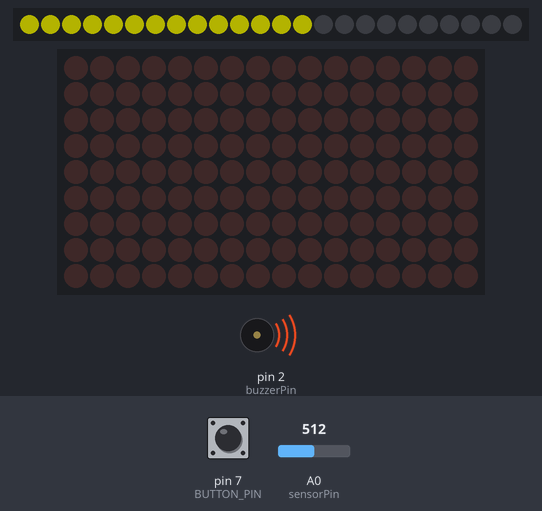
The sketch below on a simulated Arduino Uno, built with avr-gcc and run on an emulated ATmega328P. Shown: 24 RGB LEDs in strip order, left to right, 16×9 LED matrix, buzzer (waves = sounding). Inputs (shaded band) come from the test bench; at power-on: A0 (sensorPin) = 512, pin 7 (BUTTON_PIN) HIGH. Dim RGB values are drawn brighter than linear; random numbers use the default seed unless the sketch sets one; what the sketch prints to the serial monitor is not drawn.

Above: at 1.2 s.
1.3 s: A0 (sensorPin) set to 109
At 2.08 s:
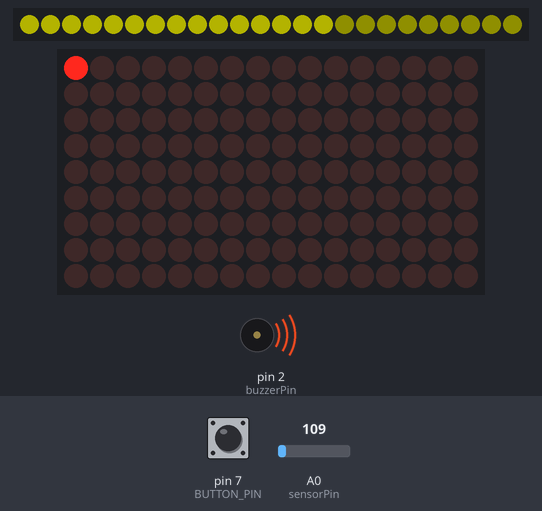
3.3 s: A0 (sensorPin) set to 96
At 4.13 s:
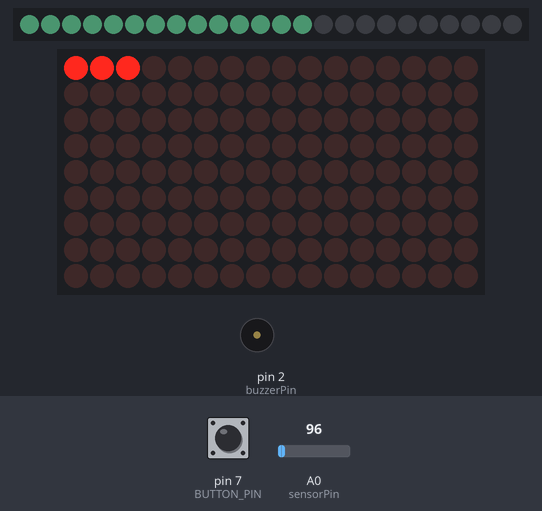
5.0 s: A0 (sensorPin) set to 122
At 6.18 s:
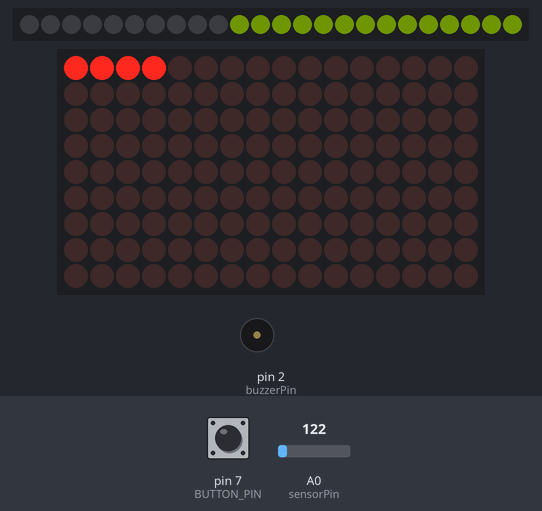
6.7 s: A0 (sensorPin) set to 38
At 9.16 s:
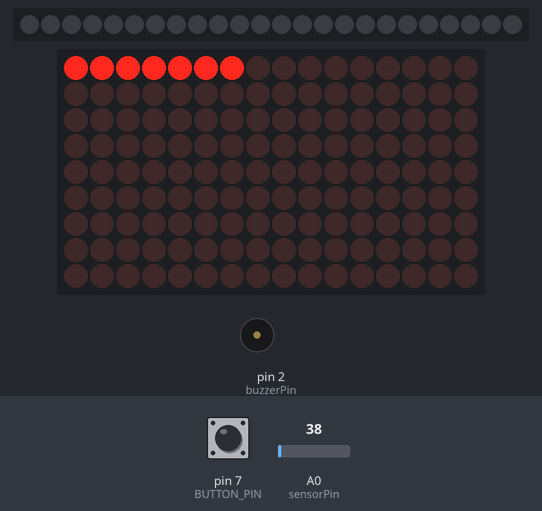
9.3 s: A0 (sensorPin) set to 306
At 10.29 s:
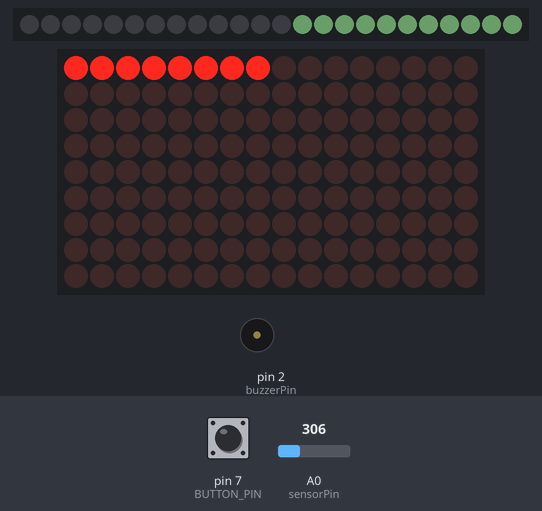
11.0 s: A0 (sensorPin) set to 14
At 14.5 s:
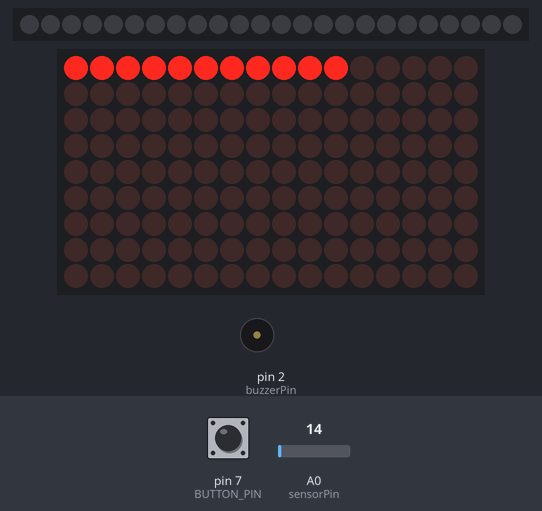
Timing chart, 0 to 16.0 s (numbered marks = the images above; inputs shaded):
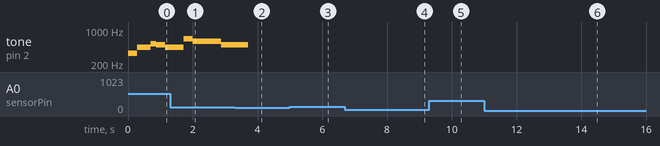

Measured:
- the behaviour switches between 105 and 104 on A0 (sensorPin) (found by bisection; images 1 and 2)

The sketch:

Maegans-box.ino
```cpp
// Box for Maegan
// 24-LED NeoPixel strip, piezo buzzer, Adafruit 9x16 Charlieplexed LED Matrix

#include <Adafruit_NeoPixel.h>
#include <Wire.h>
#include <Adafruit_GFX.h>
#include <Adafruit_IS31FL3731.h>
const int buzzerPin = 2;
const float tempo = 0.8;

// notes for Harry Potter theme song
#define E4  330
#define A4  440
#define C5  523
#define B4  494
#define A4  440
#define E5  659
#define D5  587
#define B4  494

int notes[] = {
  E4, A4, C5, B4,
  A4, E5, D5, B4
};
int duration[] = {         //duration of each note (in ms) Quarter Note is set to 250 ms
  350, 530, 210, 350,
  700, 350, 1100, 1050
};

#define NP_COUNT 24   // Amount of neopixels in strip
#define NP_PIN    3   // Digital IO pin connected to the NeoPixels
Adafruit_NeoPixel strip = Adafruit_NeoPixel(NP_COUNT, NP_PIN, NEO_GRB + NEO_KHZ800);

unsigned long prevMillisstrip = 0;
unsigned long prevMillisMatrix = 0;
unsigned long prevMillisBuzz = 0;

// constants won't change:
int stripCounter = 0;

// instantiate an LED matrix object using the constructor:
Adafruit_IS31FL3731 matrix = Adafruit_IS31FL3731();
int fillx = 2;
int filly = 0;
long minute = 60000;
unsigned long lastMinute = 0;
long lastPixel = 0;
int fillMax = 5;
int fillMin = 2;
int slideMax = 13;
int fillGoFlag = 1;
long perimeterLast = 0;
int pxit = 0;
int pyit = 0;
long perimeterWait = 1277;
//long perimeterWait = 10;
int perimeterMode = 1; // 1 == on, 0 == off.
int perimeterx[] =
{
  0, 1, 2, 3, 4, 5, 6, 7, 8, 9, 10, 11, 12, 13, 14, 15,
  15, 15, 15, 15, 15, 15, 15, 15, 14, 13, 12, 11, 10,
  9, 8, 7, 6, 5, 4, 3, 2, 1, 0, 0, 0, 0, 0, 0, 0, 0, 0
};
int perimetery[] =
{
  0, 0, 0, 0, 0, 0, 0, 0, 0, 0, 0, 0, 0, 0, 0, 0,
  1, 2, 3, 4, 5, 6, 7, 8, 8 ,8, 8, 8, 8, 8, 8, 8,
  8, 8, 8, 8, 8, 8, 8, 7, 6, 5, 4, 3, 2, 1, 0
};
long radiusLast = 0;
int expx = random(16);
int expy = random(9);
int radius = 0;
unsigned long randomPixelLast;
int randomIteration = 0;
uint32_t c;
unsigned long colorWipeLast = 0;
int i = 0;
int sensorPin = A0;    // select the input pin for the potentiometer
int sensorValue = 0;  // variable to store the value coming from the sensor
#define BUTTON_PIN   7
int noteIndex = 0;
bool oldState = HIGH;
int showType = 0;
long r;
long g;
long b;

void setup() {
  // Setup print to console for debugging:
  Serial.begin(9600);
  pinMode(BUTTON_PIN, INPUT_PULLUP);
  strip.begin();
  strip.show(); // Initialize all pixels to 'off'
  if (! matrix.begin()) {
    Serial.println("IS31 not found");
    while (1);
  }
  Serial.println("IS31 found!");
}

void loop()
{
  // Get current button state.
  bool newState = digitalRead(BUTTON_PIN);
  Serial.println(newState);

  // Check if state changed from high to low (button press).
  if (newState == LOW && oldState == HIGH)
  {
    // Short delay to debounce button.
    delay(20);
    // Check if button is still low after debounce.
    newState = digitalRead(BUTTON_PIN);
    if (newState == LOW)
    {
      showType++;
      if (showType > 2)
        showType=0;
//    startShow(showType);
      Serial.print("newState:");
      Serial.println(newState);
      Serial.print("showType:");
      Serial.println(showType);
    }
  }
  // Set the last button state to the old state.
  oldState = newState;
  startShow(showType);
  sensorValue = analogRead(sensorPin);
  Serial.println(sensorValue);

  timeFiller(300);
  perimeter();
  randomColorWipe(80, 0);
  harryPotterSong();
//  stripMagic(500, 0);
//  randomPixel(20, 100);
}


////////////////function declaration section////////////////

void startShow(int i)
{
  switch(i)
  {
    case 0: timeFiller(300);
            perimeter();
            randomColorWipe(80, 0);
            harryPotterSong();
            break;
    case 1:
            break;
    case 2:
            break;
  }
}


void randomColorWipe(uint8_t wait, int d)
{
  unsigned long colorWipeClock = millis();
  if(colorWipeClock - colorWipeLast >= wait)
  {
    if(i == 0) // only change the color at beginning of cycle
    {
      r = randomColorPicker(0,5);
      g = randomColorPicker(0,5);
      b = randomColorPicker(0,5);
    }
    float red = (r/10) * (sensorValue / 105);
    int redAdj = (int)red;
    float green = (g/10) * (sensorValue / 105);
    int greenAdj = (int)green;
    float blue = (b/10) * (sensorValue / 105);
    int blueAdj = (int)blue;
    c = strip.Color(redAdj, greenAdj, blueAdj);
    strip.setPixelColor(i, c);
    if(d != 0)
    {
      strip.setPixelColor(i-d, strip.Color(0,0,0));
    }
    strip.show();
    colorWipeLast = colorWipeClock;
    if(i < strip.numPixels())
    {
      i++;
    }
    else
    {
      i = 0;
    }
  }
}

long randomColorPicker(int a, int b)
{
  int rint = random(a,b);
  int diff = b - a;
  float interval = 255 / diff;
  int intervalInt = (int)interval;
  return rint * intervalInt;
}

// random pixels, controlled color sequence.
// random pixels contantly
// random color for x iterations
// Randomly pick a pixel with random(0,24).
// Randomly pick a state, on or off, with random(0,2).
// Have a counter that's tracking how many times a pixel is targeted.
// Utilize randomColorPicker. Cuz that's cool
void randomPixel(uint8_t wait, int x)
{
  unsigned long colorWipeClock = millis();
  if(colorWipeClock - randomPixelLast >= wait)
  {
    if(randomIteration == 0) // only change the color at beginning of cycle
    {
      long r = randomColorPicker(0,5);
      long g = randomColorPicker(0,5);
      long b = randomColorPicker(0,5);
      float red = (r/10) * (sensorValue / 105);
      int redAdj = (int)red;
      float green = (g/10) * (sensorValue / 105);
      int greenAdj = (int)green;
      float blue = (b/10) * (sensorValue / 105);
      int blueAdj = (int)blue;
      c = strip.Color(redAdj, greenAdj, blueAdj);
    }
    // Random pixel indexing logic goes here
    int pixel = random(24);
    int state = random(2);
    if(state == 0) // pixel off
    {
      strip.setPixelColor(pixel, strip.Color(0, 0, 0));
    }
    else
    {
      strip.setPixelColor(pixel, c);
    }
    strip.show();
    randomPixelLast = colorWipeClock;
    if(randomIteration < x)
    {
      randomIteration++;
    }
    else
    {
      randomIteration = 0;
    }
  }
}

void explosions(int wait)
{
  if(millis() - radiusLast > wait)
  {
    matrix.clear();
    matrix.drawCircle(expx, expy, radius, 255);
    matrix.drawCircle(expx, expy, radius +1, 100);
    matrix.drawCircle(expx, expy, radius +2, 10);
    radiusLast = millis();
    if(radius < 12)
    {
      radius++;
    }
    else
    {
      radius = 0;
      expx = random(16);
      expy = random(9);
    }
  }
}


void timeFiller(int pixelWait)
{
  if(fillGoFlag == 1)
  {
      // count a full minute since start:
    if(millis() - lastMinute >= minute)
    {
      if(millis() - lastPixel > pixelWait)
      {
        matrix.drawPixel(fillx, filly, 50); // turn on pixel
        matrix.drawPixel(fillx, filly-1, 0); // turn off one behind it
        lastPixel = millis();
        if(filly <= fillMax)
        {
          filly++; // make the pixels fall down
        }
        else
        {
          filly = 0;
          if(fillMax >= fillMin)
          {
            fillMax--;
            lastMinute = millis();
            Serial.println(lastMinute);
          }
          else
          {
            fillMax = 5;
            lastMinute = millis();
            if(fillx < slideMax)
            {
              fillx++;
            }
            else
            {
              fillGoFlag = 0; // don't do anything if the max range of the graph is filled
            }
          }
        }
      }
    }
  }
  else
  {
    explosions(5);
  }
}


void perimeter()
{
  if(fillGoFlag == 1)
  {
    if(millis() - perimeterLast > perimeterWait)
    {
      if(perimeterMode == 1)
      {
        matrix.drawPixel(perimeterx[pxit], perimetery[pyit], 50); // turn on pixel
      }
      else
      {
        matrix.drawPixel(perimeterx[pxit], perimetery[pyit], 0);
      }
  //    matrix.drawPixel(fillx, filly-1, 0); // turn off one behind it
      perimeterLast = millis();
      if(pxit < 48)
      {
        pxit++;
        pyit++;
      }
      else
      {
        pxit = 0;
        pyit = 0;
        if(perimeterMode == 1)
        {
          perimeterMode = 0;
        }
        else
        {
          perimeterMode = 1;
        }
      }
    }
  }
}

void harryPotterSong()
{
  unsigned long currMillisBuzz = millis();
  if(noteIndex < 8)
  {
    tone(buzzerPin, notes[noteIndex]);
    if(currMillisBuzz - prevMillisBuzz >= duration[noteIndex] * tempo)
    {
      prevMillisBuzz = currMillisBuzz;
      noteIndex++;
      tone(buzzerPin, notes[noteIndex]);
    }
  }
  else
  {
    noTone(buzzerPin);
  }
}


void stripMagic(int wait, int nLag)
{
  unsigned long currMillisstrip = millis();
  // just turn all the strip colors on to a teal for now:
  for(int a = 0; a < 24; a++)
  {
    strip.setPixelColor(a, 50, 50, 0);
  }
  if (currMillisstrip - prevMillisstrip >= wait)
  {
    strip.setPixelColor(stripCounter, 0, 50, 50);
    if(nLag != 0)
    {
      strip.setPixelColor(stripCounter-nLag, 0, 0, 0);
    }
    strip.show();
    prevMillisstrip = currMillisstrip;
    if (stripCounter < NP_COUNT)
    {
      stripCounter++;
    }
    else
    {
      stripCounter = 0;
    }
  }
}
```
